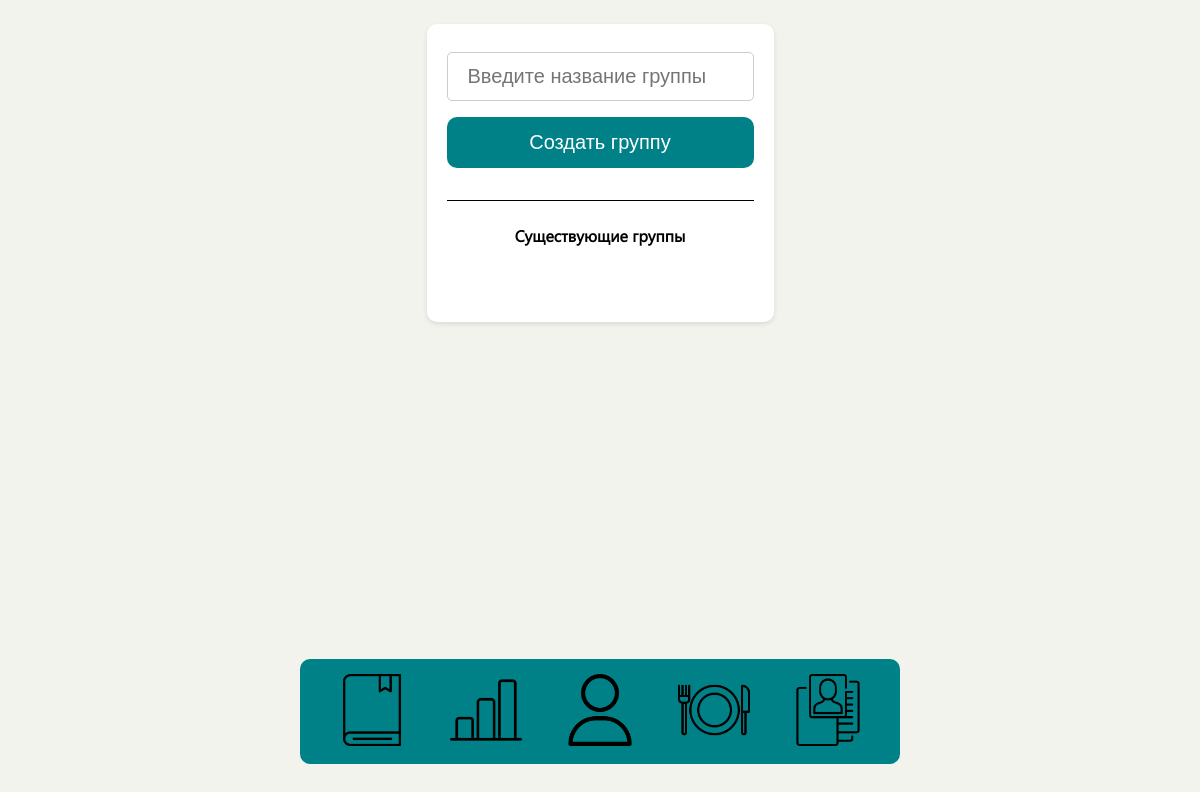
Before: /creategroup (signed in) with the older database file.
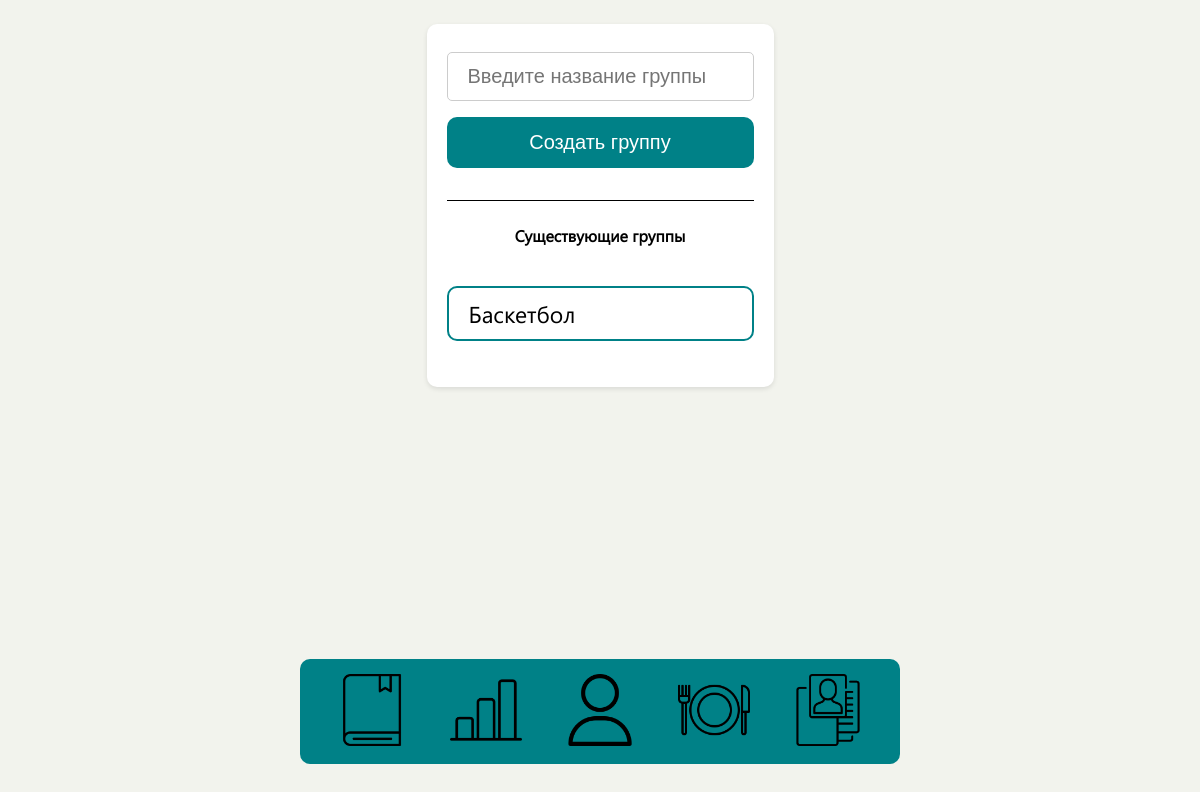
After: the same page with the newer database file.
### webflut/models.py (models this page shows, shortened)
class Group(models.Model):
    name = models.CharField(max_length=100)
    users = models.ManyToManyField(User)  # Отношение "многие ко многим" с моделью User

### webflut/views.py (the view)
# urls.py: path('creategroup', views.creategroup, name='creategroup'),
@login_required
def creategroup(request):
    if request.method == 'POST':
        group_name = request.POST.get('group_name')
        group = Group.objects.create(name=group_name)
        return redirect('creategroup')
    groups = Group.objects.all()
    return render(request, 'creategroup.html', {'groups': groups,})

### webflut/templates/creategroup.html (shortened to what this page needs)
{% load static %}
{% load pwa %}
<!DOCTYPE html>
<html lang="en">
    <head>
        <link href="{% static 'css/Groups Pages/Groups.css' %}" rel="stylesheet" />
    </head>
<body>
<div class="container">
    <form action="{% url 'creategroup' %}" method="post">
        <input type="text" name="group_name" placeholder="Введите название группы" required>
        <button type="submit">Создать группу</button>
    </form>
    <text class="title" id="all">Существующие группы</text>
    <ul>
        {% for group in groups %}
        <li><a href="{% url 'groupdetail' group_id=group.id %}">{{ group.name }}</a></li>
        {% endfor %}
    </ul>
</div>
{% include 'footer.html' %}
</body>
</html>

Changed rows visible on the page:
added Group: name "Баскетбол"
